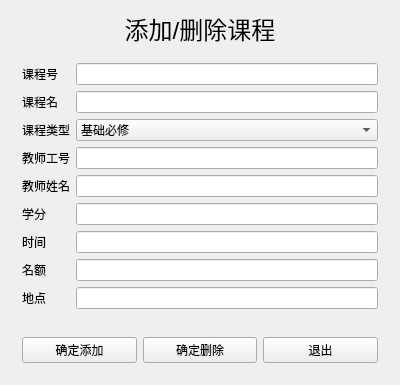
<?xml version="1.0" encoding="UTF-8"?>
<ui version="4.0">
 <class>admin_changeclass</class>
 <widget class="QWidget" name="admin_changeclass">
  <property name="geometry">
   <rect>
    <x>0</x>
    <y>0</y>
    <width>400</width>
    <height>304</height>
   </rect>
  </property>
  <property name="windowTitle">
   <string>admin_changeclass</string>
  </property>
  <layout class="QGridLayout" name="gridLayout">
   <item row="0" column="0">
    <widget class="QLabel" name="label_2">
     <property name="styleSheet">
      <string notr="true">font: 18pt ;</string>
     </property>
     <property name="text">
      <string>添加/删除课程</string>
     </property>
     <property name="alignment">
      <set>Qt::AlignCenter</set>
     </property>
    </widget>
   </item>
   <item row="1" column="0">
    <widget class="QWidget" name="widget" native="true">
     <layout class="QFormLayout" name="formLayout">
      <item row="0" column="0">
       <widget class="QLabel" name="label">
        <property name="text">
         <string>课程号</string>
        </property>
       </widget>
      </item>
      <item row="0" column="1">
       <widget class="QLineEdit" name="lineEdit_cno"/>
      </item>
      <item row="1" column="0">
       <widget class="QLabel" name="label_3">
        <property name="text">
         <string>课程名</string>
        </property>
       </widget>
      </item>
      <item row="1" column="1">
       <widget class="QLineEdit" name="lineEdit_cname">
        <property name="frame">
         <bool>true</bool>
        </property>
       </widget>
      </item>
      <item row="2" column="0">
       <widget class="QLabel" name="label_10">
        <property name="text">
         <string>课程类型</string>
        </property>
       </widget>
      </item>
      <item row="2" column="1">
       <widget class="QComboBox" name="comboBox_ctype">
        <item>
         <property name="text">
          <string>基础必修</string>
         </property>
        </item>
        <item>
         <property name="text">
          <string>专业必修</string>
         </property>
        </item>
        <item>
         <property name="text">
          <string>选修</string>
         </property>
        </item>
       </widget>
      </item>
      <item row="3" column="0">
       <widget class="QLabel" name="label_4">
        <property name="text">
         <string>教师工号</string>
        </property>
       </widget>
      </item>
      <item row="3" column="1">
       <widget class="QLineEdit" name="lineEdit_tno">
        <property name="readOnly">
         <bool>false</bool>
        </property>
       </widget>
      </item>
      <item row="4" column="0">
       <widget class="QLabel" name="label_5">
        <property name="text">
         <string>教师姓名</string>
        </property>
       </widget>
      </item>
      <item row="4" column="1">
       <widget class="QLineEdit" name="lineEdit_tname">
        <property name="readOnly">
         <bool>false</bool>
        </property>
       </widget>
      </item>
      <item row="5" column="0">
       <widget class="QLabel" name="label_9">
        <property name="text">
         <string>学分</string>
        </property>
       </widget>
      </item>
      <item row="5" column="1">
       <widget class="QLineEdit" name="lineEdit_credit"/>
      </item>
      <item row="6" column="0">
       <widget class="QLabel" name="label_6">
        <property name="text">
         <string>时间</string>
        </property>
       </widget>
      </item>
      <item row="6" column="1">
       <widget class="QLineEdit" name="lineEdit_ctime"/>
      </item>
      <item row="7" column="0">
       <widget class="QLabel" name="label_7">
        <property name="text">
         <string>名额</string>
        </property>
       </widget>
      </item>
      <item row="7" column="1">
       <widget class="QLineEdit" name="lineEdit_cnum"/>
      </item>
      <item row="8" column="0">
       <widget class="QLabel" name="label_8">
        <property name="text">
         <string>地点</string>
        </property>
       </widget>
      </item>
      <item row="8" column="1">
       <widget class="QLineEdit" name="lineEdit_csite"/>
      </item>
     </layout>
    </widget>
   </item>
   <item row="2" column="0">
    <widget class="QWidget" name="widget_2" native="true">
     <layout class="QHBoxLayout" name="horizontalLayout">
      <item>
       <widget class="QPushButton" name="ensurebtn">
        <property name="text">
         <string>确定添加</string>
        </property>
        <property name="iconSize">
         <size>
          <width>5</width>
          <height>5</height>
         </size>
        </property>
       </widget>
      </item>
      <item>
       <widget class="QPushButton" name="pushButton">
        <property name="text">
         <string>确定删除</string>
        </property>
       </widget>
      </item>
      <item>
       <widget class="QPushButton" name="exitbtn">
        <property name="text">
         <string>退出</string>
        </property>
        <property name="iconSize">
         <size>
          <width>5</width>
          <height>5</height>
         </size>
        </property>
       </widget>
      </item>
     </layout>
    </widget>
   </item>
  </layout>
 </widget>
 <layoutdefault spacing="6" margin="11"/>
 <resources/>
 <connections/>
</ui>
